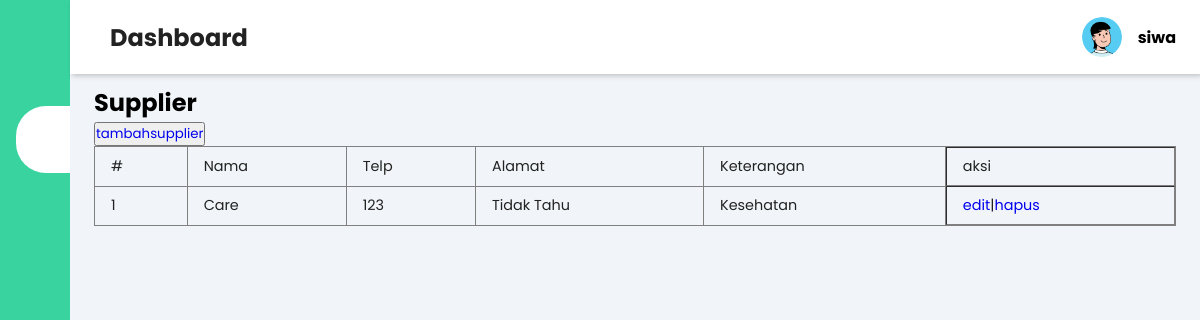
/Supplier/index.php (signed in), run on the app's committed database.
### tables this page shows
CREATE TABLE `tb_supplier` (
  `idsupplier` int(11) NOT NULL,
  `perusahaan` varchar(100) NOT NULL,
  `telp` varchar(20) NOT NULL,
  `alamat` text NOT NULL,
  `keteranganSupplier` text NOT NULL
);

### Supplier/index.php (the view, shortened to what this page needs)
<?php
require_once '../koneksi.php';
require_once '../templates/header.php';
?>
<div class="main-content">
    <header>
        <h2>
            <label for="nav-toggle">
                <span class="las la-bars"></span>
            </label> Dashboard
        </h2>
        <div class="user-wrapper">
            <img src="../Dashboard//img/Avatar.png" width="40px" height="40px" alt="">
            <div>
                <h4><?= $_SESSION['userlogin'] ?></h4>
            </div>
        </div>
    </header>
    <main>
        <?php
        $query = "SELECT * FROM tb_supplier";
        $result = mysqli_query($conn, $query);
        $rows = [];
        while ($row = mysqli_fetch_assoc($result)) {
            $rows[] = $row;
        }
        ?>
        <H2>Supplier</H2>
        <?php if ($_SESSION['leveluser'] == '2') : ?>
            <button><a href="halamancreate.php" class="btn btn-tambah">tambahsupplier</a>
            </button>
        <?php endif; ?>
        <table width="100%" border=1>
            <tr>
                <td>#</td>
                <td>Nama</td>
                <td>Telp</td>
                <td>Alamat</td>
                <td>Keterangan</td>
                <?php if ($_SESSION['leveluser'] == '2') : ?>
                    <td>aksi</td>
                <?php endif; ?>
            </tr>
            <?php $i = 1; ?>
            <?php foreach ($rows as $row) : ?>
                <tr>
                    <td><?= $i++; ?></td>
                    <td><?= $row['perusahaan'] ?></td>
                    <td><?= $row['telp'] ?></td>
                    <td><?= $row['alamat'] ?></td>
                    <td><?= $row['keteranganSupplier'] ?></td>
                    <?php if ($_SESSION['leveluser'] == '2') : ?>
                        <td>
                            <a href="edit.php?id=<?= $row['idsupplier'] ?>">edit</a> |
                            <a href="hapus.php?id=<?= $row['idsupplier'] ?>">hapus</a>
                        </td>
                    <?php endif; ?>
                </tr>
            <?php endforeach; ?>
        </table>
    </main>
    <?php require_once '../templates/footer.php'; ?>

### templates/css/style.css (style rules this page uses)
:root { --main-color: #38d39f; --color-dark: #1D2231; --text-grey: #8390A2; }
* { padding: 0; margin: 0; box-sizing: border-box; list-style-type: none; text-decoration: none; font-family: 'Poppins', sans-serif; }
.main-content { transition: margin-left 300ms; margin-left: 345px; }
header { background: #fff; display: flex; justify-content: space-between; padding: 1rem 1.5rem; box-shadow: 2px 2px 5px rgba(0, 0, 0, 0.2); position: fixed; left: 345px; width: calc(100% - 345px); top: 0; z-index: 100; transition: left 300ms; }
header h2 { color: #222; }
header label span { font-size: 1.7rem; padding-right: 1rem; }
.user-wrapper { display: flex; align-items: center; }
.user-wrapper img { border-radius: 50%; margin-right: 1rem; }
main { padding: 85px 1.5rem; background: #f1f5f9; height: 100vh; }
table { border-collapse: collapse; }
td { padding: .5rem 1rem; font-size: .9rem; color: #222; }
tr td:last-child { display: flex; align-items: center; }
@media only screen and (max-width: 1200px) { .main-content { margin-left: 70px; } }
@media only screen and (max-width: 1200px) { .main-content header { width: calc(100% - 70px); left: 70px; } }

### data on the page
tb_supplier: perusahaan "Care", telp "123", alamat "Tidak Tahu", keteranganSupplier "Kesehatan"

### other printed values
$_SESSION['userlogin'] "siwa"
